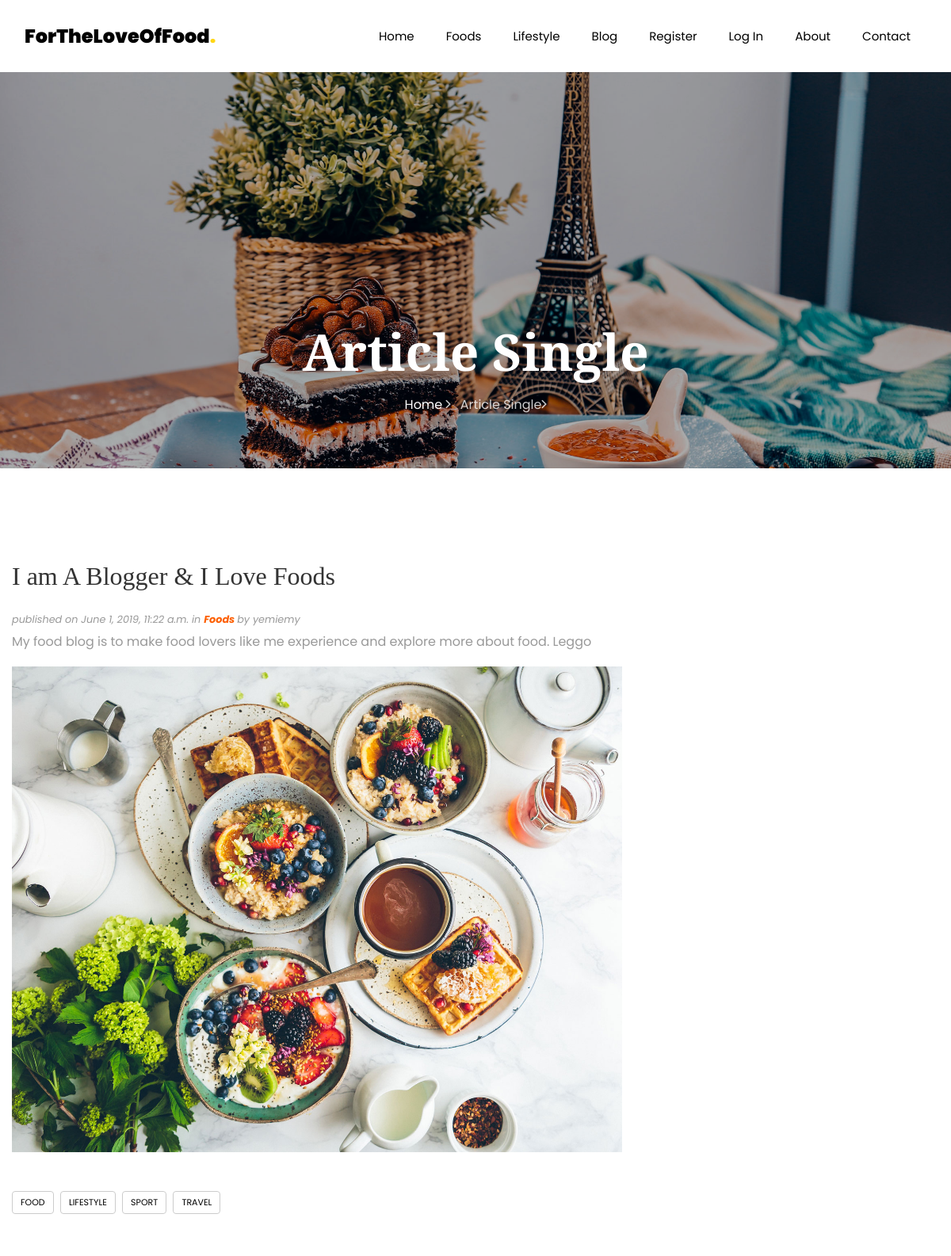
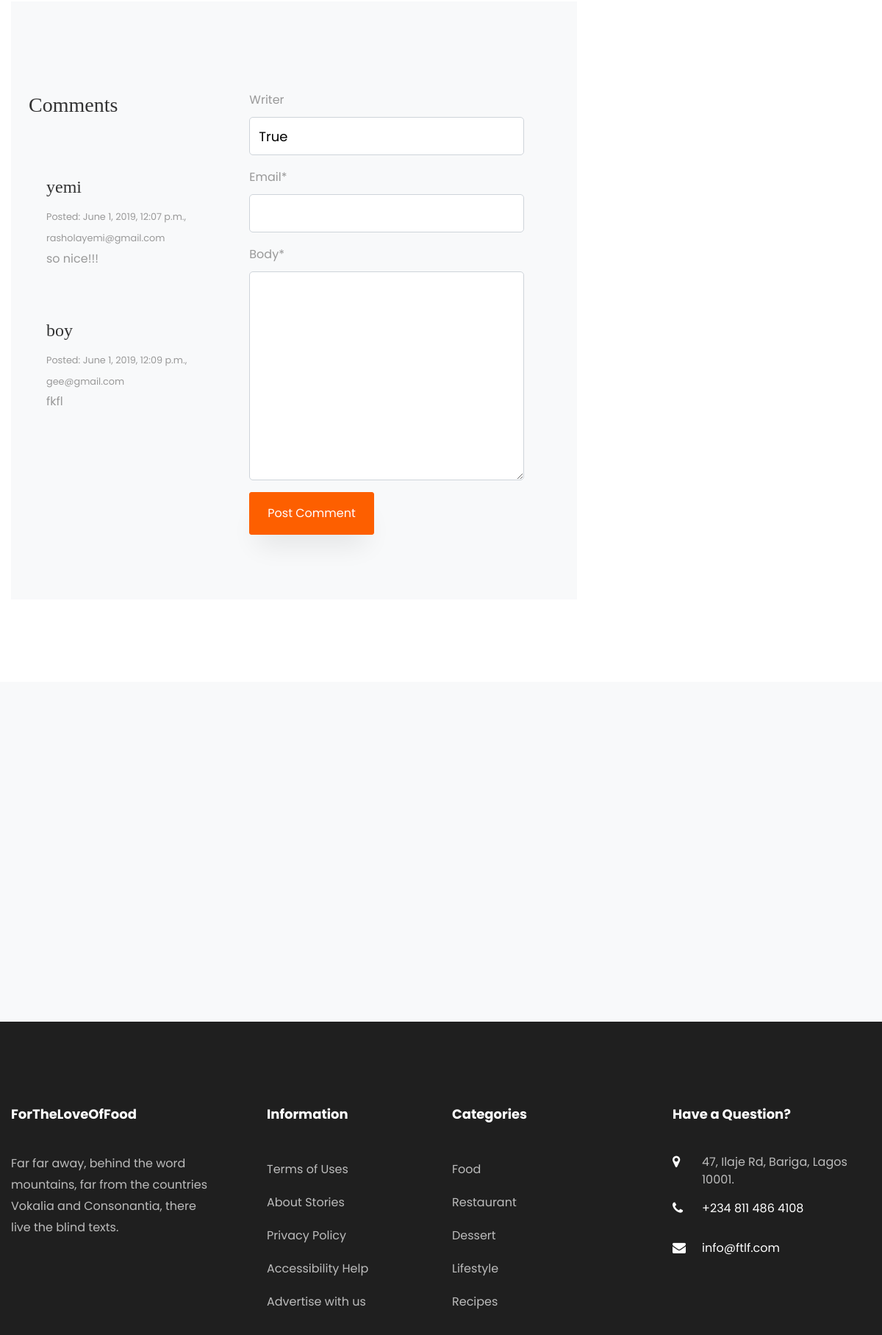
/blog/14 (upper part), run on the app's committed database (2 pictures, top to bottom).
### blog/models.py (models this page shows, shortened)
class Post(models.Model):
    author = models.ForeignKey(settings.AUTH_USER_MODEL, null=True, on_delete=models.CASCADE)
    title = models.CharField(max_length=60) # null=True , blank=True, default='Random Title' #(null=True means: let the user input value; blank=True means the user can't leave the space balnk)
    body = models.TextField()
    image = models.ImageField(upload_to='pictures/%Y/%m/%d/', max_length=255, null=True, blank=True)
    published = models.DateTimeField(auto_now_add=True)
    category = models.ForeignKey(Category, on_delete=models.CASCADE, null=True)
    featured = models.BooleanField(default=False)

class Category(models.Model):
    name = models.CharField(max_length=25)

class Comment(models.Model):
    post = models.ForeignKey(Post, on_delete=models.CASCADE, related_name='comments')
    writer = models.CharField(max_length=50, default=True, blank=True)
    email = models.EmailField(max_length=120)
    body = models.TextField()
    active = models.BooleanField(default=False)
    published = models.DateTimeField(auto_now_add=True)

### blog/views.py (the view)
# urls.py: path('blog/<int:id>', single_page, name='single_page'),
def single_page(request, id):
	post = Post.objects.get(id=id)
	form = commentForm(request.POST or None)
	comments = post.comments.all()
	active = post.comments.filter(active=True)
	if form.is_valid():
			comment = form.save(commit=False)
			form = commentForm()
			comment.post = post
			comment.author = request.user
			comment.save()
	return render(request, 'single_page.html', {
		'post':post,
		'comments': comments,
		'form':form,
		'active':active,})

### blog/forms.py
class commentForm(forms.ModelForm):
	class Meta:
		model = Comment
		fields = ('writer','email','body')

### templates/single_page.html (shortened to what this page needs)
{% load static%}
{% load crispy_forms_tags %}
<!DOCTYPE html>
<html lang="en">
  <head>
    <link rel="stylesheet" href="https://maxcdn.bootstrapcdn.com/bootstrap/4.0.0/css/bootstrap.min.css">
    <link rel="stylesheet" href="{% static "css/open-iconic-bootstrap.min.css" %}">
    <link rel="stylesheet" href="{% static "css/animate.css" %} ">
    <link rel="stylesheet" href="{% static "css/owl.carousel.min.css" %} ">
    <link rel="stylesheet" href="{% static "css/owl.theme.default.min.css" %} ">
    <link rel="stylesheet" href="{% static "css/magnific-popup.css" %} ">
    <link rel="stylesheet" href="{% static "css/aos.css" %} ">
    <link rel="stylesheet" href="{% static "css/ionicons.min.css" %} ">
    <link rel="stylesheet" href="{% static "css/flaticon.css" %} ">
    <link rel="stylesheet" href="{% static "css/icomoon.css" %} ">
    <link rel="stylesheet" href="{% static "css/style.css" %}">
  </head>
  <body>
	  <nav class="navbar navbar-expand-lg navbar-dark bg-dark ftco-navbar-light" id="ftco-navbar">
	    <div class="container">
	      <a class="navbar-brand" href="{% url 'home' %}">ForTheLoveOfFood<span>.</span></a>
           <div class="collapse navbar-collapse" id="ftco-nav">
          <ul class="navbar-nav ml-auto">
            <li class="nav-item"><a href="{% url 'home' %}" class="nav-link">Home</a></li>
            <li class="nav-item"><a href="{% url 'foods' %}" class="nav-link">Foods</a></li>
            <li class="nav-item"><a href="{% url 'lifestyle' %}" class="nav-link">Lifestyle</a></li>
            <li class="nav-item"><a href="{% url 'blog' %}" class="nav-link">Blog</a></li>
            {% if user.is_authenticated %}
            <li class="nav-item"><a href="{% url 'profile' %}"  class="nav-link">Hi, {{user.username }}</a></li>
            <li class="nav-item"><a href="{% url 'create_post' %}"  class="nav-link">Create Post</a></li>
            <li class="nav-item"><a href="{% url 'logout' %}"  class="nav-link">Log out</a></li>            {% else %}
            <li class="nav-item"><a href="{% url 'register' %}" class="nav-link">Register</a></li>
            <li class="nav-item"><a href="{% url 'login' %}" class="nav-link">Log In</a></li>
            {% endif %}
            <li class="nav-item"><a href="{% url 'about' %}" class="nav-link">About</a></li>
            <li class="nav-item"><a href="{% url 'contact' %}" class="nav-link">Contact</a></li>
          </ul>
        </div>
      </div>
    </nav>
    <section class="hero-wrap hero-wrap-2" style="background-image: url('{% static "images/bg_4.jpg" %} ');">
      <div class="overlay"></div>
      <div class="container">
        <div class="row no-gutters slider-text align-items-end justify-content-center">
          <div class="col-md-9 ftco-animate pb-5 text-center">
            <h1 class="mb-3 bread">Article Single</h1>
            <p class="breadcrumbs"><span class="mr-2"><a href="{% url 'home' %}">Home <i class="ion-ios-arrow-forward"></i></a></span> <span>Article Single<i class="ion-ios-arrow-forward"></i></span></p>
          </div>
        </div>
      </div>
    </section>
		<section class="ftco-section">
      <div class="container">
        <div class="row">
          <div class="col-lg-8 order-lg-last ftco-animate">
            <h2 class="mb-3">{{post.title}}</h2>
            <small><i>published on {{post.published}} in <strong><a href="{% url 'blog' %}">{{post.category.name}}
            </a></strong> by {{post.author}}</i></small>
            <p>{{post.body}}</p>
            <p>
              {% if post.image %}
              <img src={{post.image.url}} alt="" class="img-fluid" />
              {% endif %}
            </p>
            <div class="tag-widget post-tag-container mb-5 mt-5">
              <div class="tagcloud">
                <a href="{% url 'foods' %}" class="tag-cloud-link">Food</a>
                <a href="{% url 'lifestyle' %}" class="tag-cloud-link">LifeStyle</a>
                <a href="{% url 'blog' %}" class="tag-cloud-link">Sport</a>
                <a href="{% url 'lifestyle' %}" class="tag-cloud-link">Travel</a>
              </div>
            </div>
            <div class="about-author d-flex p-4 bg-light">
            <br>
          <div class="pt-5 mt-5">
            <h3 class="mb-5">Comments</h3>
            {% for comment in active %}
          <div class="about-author d-flex p-4 bg-light">
            <div class="desc">
              <h3>{{comment.writer}}</h3>
              <small>Posted: {{comment.published}}, {{comment.email}}</small>
              <p class="comment-body">{{comment.body}}</p>
            </div>
          </div>
            {% endfor %}
          </div>
            <div class="comment-form-wrap pt-5">
                <div class = "container">
                  <div class="row">
                    <div class="col-bg-3 offset-bg-3">
                            <form method='POST' class="p-5 bg-light">{% csrf_token %}
                                 {{ form|crispy }}
                                <div class="form-group">
                                    <input type="submit" value="Post Comment" class="btn py-3 px-4 btn-primary">
                                </div>
                            </form>
                    </div>
                  </div>
                </div>
            </div>
            </div>
          </div>
    </section>
    <section class="ftco-subscribe ftco-section bg-light">
      <div class="overlay">
        <div class="container">
          <div class="row d-flex justify-content-center">
          </div>
        </div>
      </div>
    </section>
<footer class="ftco-footer ftco-footer-2 ftco-section">
      <div class="container">
        <div class="row mb-5">
          <div class="col-md">
            <div class="ftco-footer-widget mb-4">
              <h2 class="ftco-heading-2">ForTheLoveOfFood</h2>
              <p>Far far away, behind the word mountains, far from the countries Vokalia and Consonantia, there live the blind texts.</p>
              <ul class="ftco-footer-social list-unstyled float-md-left float-lft mt-5">
              </ul>
            </div>
          </div>
          <div class="col-md">
            <div class="ftco-footer-widget mb-4 ml-md-5">
              <h2 class="ftco-heading-2">Information</h2>
              <ul class="list-unstyled">
                <li><a href="#" class="py-2 d-block">Terms of Uses</a></li>
                <li><a href="#" class="py-2 d-block">About Stories</a></li>
                <li><a href="#" class="py-2 d-block">Privacy Policy</a></li>
                <li><a href="#" class="py-2 d-block">Accessibility Help</a></li>
                <li><a href="#" class="py-2 d-block">Advertise with us</a></li>
              </ul>
            </div>
          </div>
          <div class="col-md">
             <div class="ftco-footer-widget mb-4">
              <h2 class="ftco-heading-2">Categories</h2>
               <ul class="list-unstyled">
                <li><a href="{% url 'foods' %}" class="py-2 d-block">Food</a></li>
                <li><a href="#" class="py-2 d-block">Restaurant</a></li>
                <li><a href="#" class="py-2 d-block">Dessert</a></li>
                <li><a href="{% url 'lifestyle' %}" class="py-2 d-block">Lifestyle</a></li>
                <li><a href="#" class="py-2 d-block">Recipes</a></li>
              </ul>
            </div>
          </div>
          <div class="col-md">
            <div class="ftco-footer-widget mb-4">
              <h2 class="ftco-heading-2">Have a Question?</h2>
              <div class="block-23 mb-3">
                <ul>
                  <li><span class="icon icon-map-marker"></span><span class="text">47, Ilaje Rd, Bariga, Lagos 10001.</span></li>
                  <li><a href="#"><span class="icon icon-phone"></span><span class="text">+234 811 486 4108</span></a></li>
                  <li><a href="#"><span class="icon icon-envelope"></span><span class="text">info@ftlf.com</span></a></li>
                </ul>
              </div>
            </div>
          </div>
        </div>
      </div>
    </footer>
  </body>
</html>

### static/css/icomoon.css (style rules this page uses)
[class^="icon-"], [class*=" icon-"] { font-family: 'icomoon' !important; speak: none; font-style: normal; font-weight: normal; font-variant: normal; text-transform: none; line-height: 1; -webkit-font-smoothing: antialiased; -moz-osx-font-smoothing: grayscale; }
.icon-map-marker:before { content: "\f041"; }
.icon-phone:before { content: "\f095"; }
.icon-envelope:before { content: "\f0e0"; }

### data on the page
Post: title "I am A Blogger & I Love Foods", published "June 1, 2019, 11:22 a.m.", category.name "Foods", author "yemiemy", body "My food blog is to make food lovers like me experience and explore more about food. Leggo", image (picture)
Comment: writer "yemi", published "June 1, 2019, 12:07 p.m.", email "rasholayemi@gmail.com", body "so nice!!!"
Comment: writer "boy", published "June 1, 2019, 12:09 p.m.", email "gee@gmail.com", body "fkfl"
